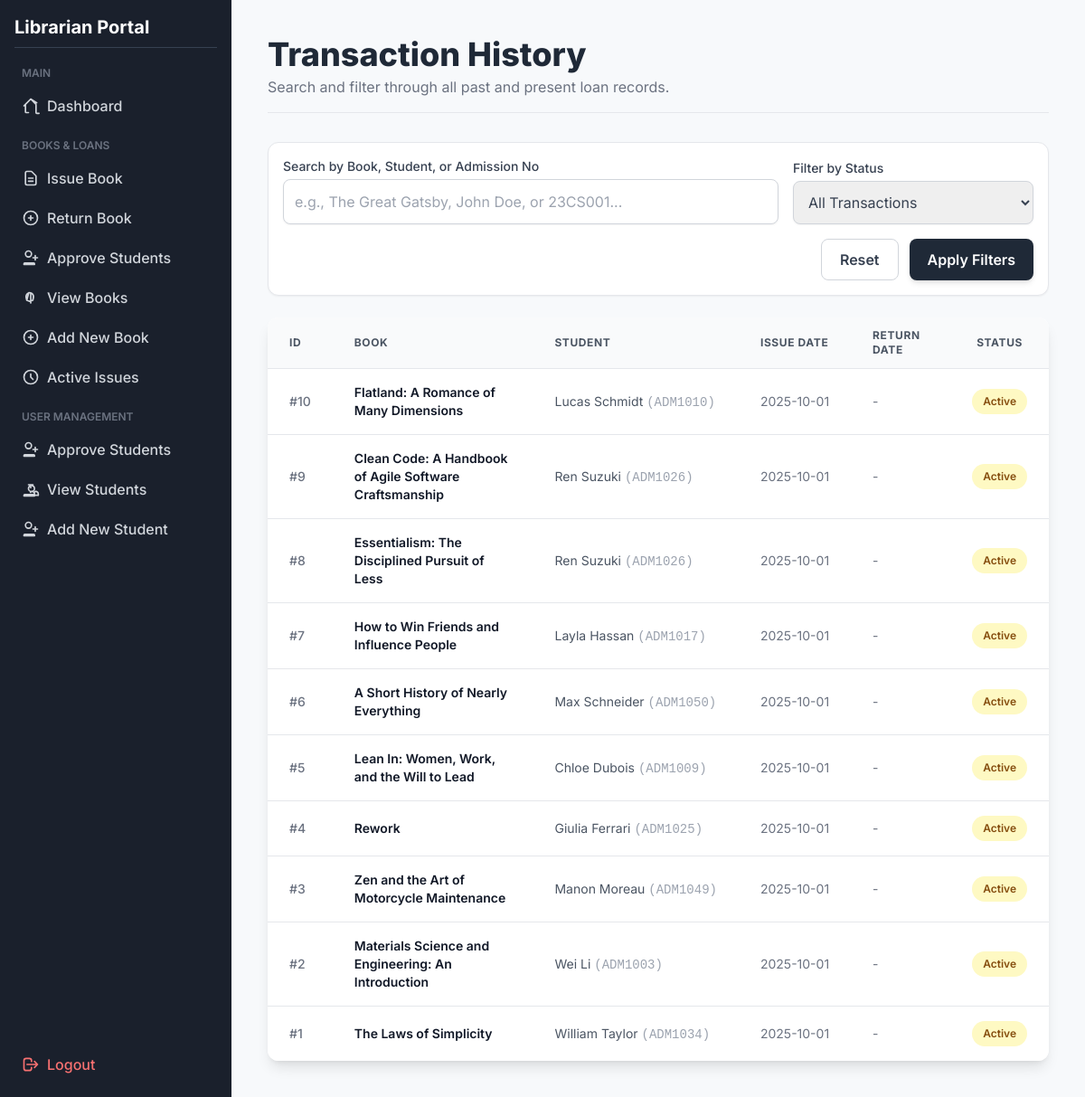
Page /transaction_history (signed in) on the earlier database version.
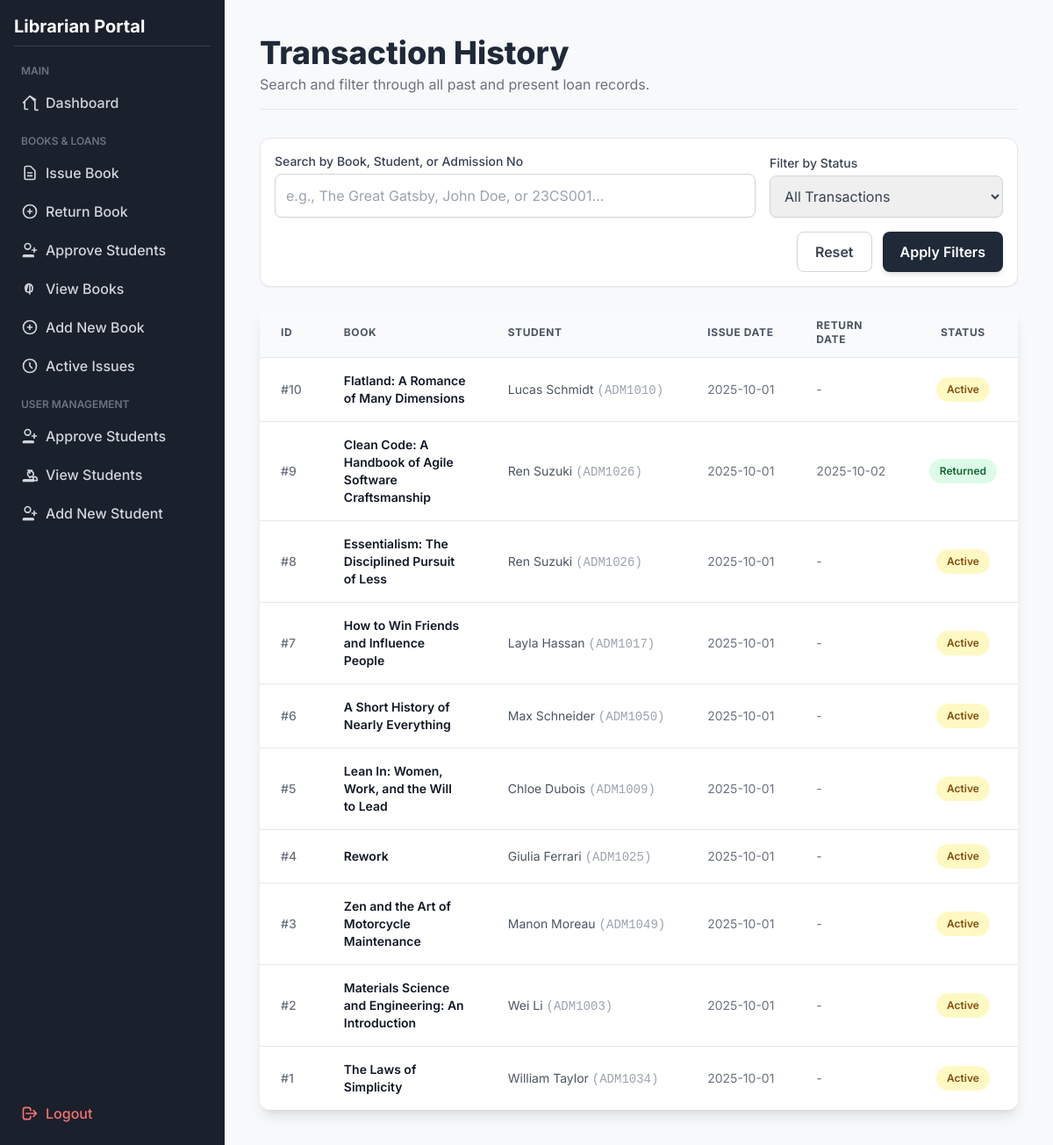
Same page on the later database version.
### tables this page shows
CREATE TABLE transactions (
                            id INTEGER PRIMARY KEY AUTOINCREMENT,
                            book_id INTEGER, 
                            student_id INTEGER, 
                            issue_date TEXT NOT NULL,
                            due_date TEXT NOT NULL,  
                            return_date TEXT,
                            FOREIGN KEY(book_id) REFERENCES books(id) ON DELETE SET NULL,
                            FOREIGN KEY(student_id) REFERENCES students(id) ON DELETE SET NULL
                        );

### app.py (the view)
@app.route("/transaction_history")
@login_required
def transaction_history():
    query = request.args.get('query', '')
    status_filter = request.args.get('status', 'all')
    sql = """
        SELECT t.id,
               COALESCE(b.name, '[DELETED BOOK]') AS book_name,
               COALESCE(s.name, '[DELETED STUDENT]') AS student_name,
               COALESCE(s.admission_no, 'N/A') AS admission_no,
               COALESCE(s.batch, '-') AS batch,
               t.issue_date,
               t.return_date
        FROM transactions t
        LEFT JOIN books b ON t.book_id = b.id
        LEFT JOIN students s ON t.student_id = s.id
    """
    params = []
    conditions = []
    if query:
        search_term = f"%{query}%"
        conditions.append("(b.name LIKE ? OR s.name LIKE ? OR s.admission_no LIKE ?)")
        params.extend([search_term, search_term, search_term])
    if status_filter == 'active':
        conditions.append("t.return_date IS NULL")
    elif status_filter == 'returned':
        conditions.append("t.return_date IS NOT NULL")
    if conditions:
        sql += " WHERE " + " AND ".join(conditions)
    sql += " ORDER BY t.id DESC"
    with get_connection() as conn:
        transactions = conn.execute(sql, tuple(params)).fetchall()
    return render_template("transaction_history.html",
                           transactions=transactions,
                           search_query=query,
                           current_status=status_filter)

### app.py (called while the page is built)
def get_connection():
    return SQLiteContext(DB_NAME)

def login_required(f):
    @wraps(f)
    def decorated_function(*args, **kwargs):
        if not session.get('logged_in'):
            flash('Please log in to access this page.', 'danger')
            return redirect(url_for('login'))
        return f(*args, **kwargs)
    return decorated_function

@app.context_processor
def inject_pending_count():
    with get_connection() as conn:
        try:
            count = conn.execute("SELECT COUNT(id) FROM students_auth WHERE is_approved = 0").fetchone()[0]
            return dict(pending_count=count)
        except:
            return dict(pending_count=0)

    def __enter__(self):
        self.conn = sqlite3.connect(self.db_name)
        self.conn.row_factory = sqlite3.Row
        self.conn.execute('PRAGMA foreign_keys = ON;')
        return self.conn

    def __exit__(self, exc_type, exc_val, exc_tb):
        if exc_type is None and self.conn:
            self.conn.commit()
        if self.conn:
            self.conn.close()
        return False

### templates/transaction_history.html (shortened to what this page needs)
<!DOCTYPE html>
<html lang="en">
<head>
    <script src="https://cdn.tailwindcss.com"></script>
</head>
<body class="min-h-screen">
    <div class="md:flex">
        <div class="sidebar w-full md:w-64 p-4 flex-shrink-0 md:flex md:flex-col md:h-screen md:sticky md:top-0 md:sticky md:top-0">
            <div class="flex-grow">
                <h2 class="text-xl font-bold text-white mb-4 border-b border-gray-700 pb-2">Librarian Portal</h2>
                <nav class="flex flex-col space-y-1">
                    <span class="text-xs uppercase text-gray-500 px-2 pt-1 pb-1 font-semibold block">Main</span>
                    <a href="{{ url_for('index') }}" class="nav-link flex items-center p-2 rounded-lg text-gray-300 font-medium">
                        <svg class="w-5 h-5 mr-2" fill="none" stroke="currentColor" viewBox="0 0 24 24" xmlns="http://www.w3.org/2000/svg"><path stroke-linecap="round" stroke-linejoin="round" stroke-width="2" d="M3 12l2-2m0 0l7-7 7 7M5 10v10a1 1 0 001 1h3m10-10v10a1 1 0 001 1h3m-3-14L12 3l-7 7"></path></svg>
                        Dashboard
                    </a>
                    <span class="text-xs uppercase text-gray-500 px-2 pt-3 pb-1 font-semibold block">Books & Loans</span>
                    <a href="{{ url_for('issue_book') }}" class="nav-link flex items-center p-2 rounded-lg text-gray-300 font-medium">
                        <svg class="w-5 h-5 mr-2" fill="none" stroke="currentColor" viewBox="0 0 24 24" xmlns="http://www.w3.org/2000/svg"><path stroke-linecap="round" stroke-linejoin="round" stroke-width="2" d="M9 12h6m-6 4h6m2 5H7a2 2 0 01-2-2V5a2 2 0 012-2h5.586a1 1 0 01.707.293l5.414 5.414a1 1 0 01.293.707V19a2 2 0 01-2 2z"></path></svg>
                        Issue Book
                    </a>
                    <a href="{{ url_for('return_book') }}" class="nav-link flex items-center p-2 rounded-lg text-gray-300 font-medium">
                        <svg class="w-5 h-5 mr-2" fill="none" stroke="currentColor" viewBox="0 0 24 24" xmlns="http://www.w3.org/2000/svg"><path stroke-linecap="round" stroke-linejoin="round" stroke-width="2" d="M12 9v3m0 0v3m0-3h3m-3 0H9m12 0a9 9 0 11-18 0 9 9 0 0118 0z"></path></svg>
                        Return Book
                    </a>
                    <a href="{{ url_for('approve_students') }}" class="nav-link flex items-center p-2 rounded-lg text-gray-300 font-medium">
                         <svg class="w-5 h-5 mr-2" fill="none" stroke="currentColor" viewBox="0 0 24 24"><path stroke-linecap="round" stroke-linejoin="round" stroke-width="2" d="M18 9v3m0 0v3m0-3h3m-3 0h-3m-2-5a4 4 0 11-8 0 4 4 0 018 0zM3 20a1 1 0 011-1h12a1 1 0 011 1v1h-14v-1z"></path></svg>
                        <span>Approve Students</span>
                    </a>
                    <a href="{{ url_for('view_books') }}" class="nav-link flex items-center p-2 rounded-lg text-gray-300 font-medium">
                        View Books
                    </a>
                    <a href="{{ url_for('add_book') }}" class="nav-link flex items-center p-2 rounded-lg text-gray-300 font-medium">
                        <svg class="w-5 h-5 mr-2" fill="none" stroke="currentColor" viewBox="0 0 24 24" xmlns="http://www.w3.org/2000/svg"><path stroke-linecap="round" stroke-linejoin="round" stroke-width="2" d="M12 9v3m0 0v3m0-3h3m-3 0H9m12 0a9 9 0 11-18 0 9 9 0 0118 0z"></path></svg>
                        Add New Book
                    </a>
                    <a href="{{ url_for('active_issues') }}" class="nav-link flex items-center p-2 rounded-lg text-gray-300 font-medium">
                        <svg class="w-5 h-5 mr-2" fill="none" stroke="currentColor" viewBox="0 0 24 24" xmlns="http://www.w3.org/2000/svg"><path stroke-linecap="round" stroke-linejoin="round" stroke-width="2" d="M12 8v4l3 3m6-3a9 9 0 11-18 0 9 9 0 0118 0z"></path></svg>
                        Active Issues
                    </a>
                    <span class="text-xs uppercase text-gray-500 px-2 pt-3 pb-1 font-semibold block">User Management</span>
                    <a href="{{ url_for('approve_students') }}" class="nav-link flex items-center p-2 rounded-lg text-gray-300 font-medium">
                         <svg class="w-5 h-5 mr-2" fill="none" stroke="currentColor" viewBox="0 0 24 24" xmlns="http://www.w3.org/2000/svg"><path stroke-linecap="round" stroke-linejoin="round" stroke-width="2" d="M18 9v3m0 0v3m0-3h3m-3 0h-3m-2-5a4 4 0 11-8 0 4 4 0 018 0zM3 20a1 1 0 011-1h12a1 1 0 011 1v1h-14v-1z"></path></svg>
                        Approve Students
                    </a>
                    <a href="{{ url_for('view_students') }}" class="nav-link flex items-center p-2 rounded-lg text-gray-300 font-medium">
                        View Students
                    </a>
                    <a href="{{ url_for('add_student') }}" class="nav-link flex items-center p-2 rounded-lg text-gray-300 font-medium">
                        <svg class="w-5 h-5 mr-2" fill="none" stroke="currentColor" viewBox="0 0 24 24"><path stroke-linecap="round" stroke-linejoin="round" stroke-width="2" d="M18 9v3m0 0v3m0-3h3m-3 0h-3m-2-5a4 4 0 11-8 0 4 4 0 018 0zM3 20a1 1 0 011-1h12a1 1 0 011 1v1h-14v-1z"></path></svg>
                        Add New Student
                    </a>
                </nav>
            </div>
            <div class="flex-shrink-0 mt-2">
                <a href="{{ url_for('logout') }}" class="nav-link flex items-center p-2 rounded-lg text-red-400 font-medium">
                    <svg class="w-5 h-5 mr-2" fill="none" stroke="currentColor" viewBox="0 0 24 24" xmlns="http://www.w3.org/2000/svg"><path stroke-linecap="round" stroke-linejoin="round" stroke-width="2" d="M17 16l4-4m0 0l-4-4m4 4H7m6 4v1a3 3 0 01-3 3H6a3 3 0 01-3-3V7a3 3 0 013-3h4a3 3 0 013 3v1"></path></svg>
                    Logout
                </a>
            </div>
        </div>
        <main class="flex-grow p-10">
            <header class="mb-8 pb-4 border-b border-gray-200">
                <h1 class="text-4xl font-extrabold text-gray-800">Transaction History</h1>
                <p class="text-gray-500 mt-1">Search and filter through all past and present loan records.</p>
            </header>
            <div class="mb-6 bg-white p-4 rounded-xl shadow-sm border border-gray-200">
                <form method="GET" action="{{ url_for('transaction_history') }}" class="grid grid-cols-1 md:grid-cols-3 gap-4 items-end">
                    <div class="md:col-span-2">
                        <label for="query" class="block text-sm font-medium text-gray-700 mb-1">Search by Book, Student, or Admission No</label>
                        <input type="text" name="query" id="query" value="{{ search_query or '' }}" class="w-full p-3 border border-gray-300 rounded-lg focus:ring-blue-500 focus:border-blue-500 text-gray-700 shadow-sm" placeholder="e.g., The Great Gatsby, John Doe, or 23CS001...">
                    </div>
                    <div>
                        <label for="status" class="block text-sm font-medium text-gray-700 mb-1">Filter by Status</label>
                        <select name="status" id="status" class="w-full p-3 border border-gray-300 rounded-lg focus:ring-blue-500 focus:border-blue-500 text-gray-700 shadow-sm">
                            <option value="all" {% if current_status == 'all' %}selected{% endif %}>All Transactions</option>
                        </select>
                    </div>
                    <div class="md:col-span-3 flex justify-end gap-3">
                         <a href="{{ url_for('transaction_history') }}" class="px-5 py-2.5 border border-gray-300 text-gray-700 font-semibold rounded-lg hover:bg-gray-50 transition duration-150">Reset</a>
                        <button type="submit" class="px-5 py-2.5 bg-gray-800 text-white font-semibold rounded-lg shadow-md hover:bg-gray-900 transition duration-150">Apply Filters</button>
                    </div>
                </form>
            </div>
            <div class="overflow-x-auto bg-white rounded-xl shadow-lg">
                <table class="min-w-full divide-y divide-gray-200">
                    <thead class="bg-gray-50">
                        <tr>
                            <th class="px-6 py-3 text-left text-xs font-bold text-gray-600 uppercase tracking-wider">ID</th>
                            <th class="px-6 py-3 text-left text-xs font-bold text-gray-600 uppercase tracking-wider">Book</th>
                            <th class="px-6 py-3 text-left text-xs font-bold text-gray-600 uppercase tracking-wider">Student</th>
                            <th class="px-6 py-3 text-left text-xs font-bold text-gray-600 uppercase tracking-wider">Issue Date</th>
                            <th class="px-6 py-3 text-left text-xs font-bold text-gray-600 uppercase tracking-wider">Return Date</th>
                            <th class="px-6 py-3 text-center text-xs font-bold text-gray-600 uppercase tracking-wider">Status</th>
                        </tr>
                    </thead>
                    <tbody class="bg-white divide-y divide-gray-200">
                        {% if transactions %}
                            {% for t in transactions %}
                            <tr class="hover:bg-gray-50 transition duration-150">
                                <td class="px-6 py-4 whitespace-nowrap text-sm font-medium text-gray-500">#{{ t.id }}</td>
                                <td class="px-6 py-4 text-sm font-semibold text-gray-900">{{ t.book_name }}</td>
                                <td class="px-6 py-4 whitespace-nowrap text-sm text-gray-600">{{ t.student_name }} <span class="font-mono text-gray-400">({{ t.admission_no }})</span></td>
                                <td class="px-6 py-4 whitespace-nowrap text-sm text-gray-500">{{ t.issue_date }}</td>
                                <td class="px-6 py-4 whitespace-nowrap text-sm text-gray-500">{{ t.return_date or '-' }}</td>
                                <td class="px-6 py-4 whitespace-nowrap text-center">
                                    {% if t.return_date %}
                                        <span class="px-3 py-1 inline-flex text-xs leading-5 font-semibold rounded-full bg-green-100 text-green-800">Returned</span>
                                    {% else %}
                                        <span class="px-3 py-1 inline-flex text-xs leading-5 font-semibold rounded-full bg-yellow-100 text-yellow-800">Active</span>
                                    {% endif %}
                                </td>
                            </tr>
                            {% endfor %}
                        {% endif %}
                    </tbody>
                </table>
            </div>
        </main>
    </div>
</body>
</html>

### templates/transaction_history.html (style rules this page uses)
body { font-family: 'Inter', sans-serif; background-color: #f7f9fb; }
.sidebar { background-color: #1a202c; }
.nav-link { transition: background-color 0.2s, color 0.2s; }

Differences in the rows shown:
changed transactions id 9: return_date "-" → "2025-10-02"; now shows "Returned"; no longer shows "Active"
